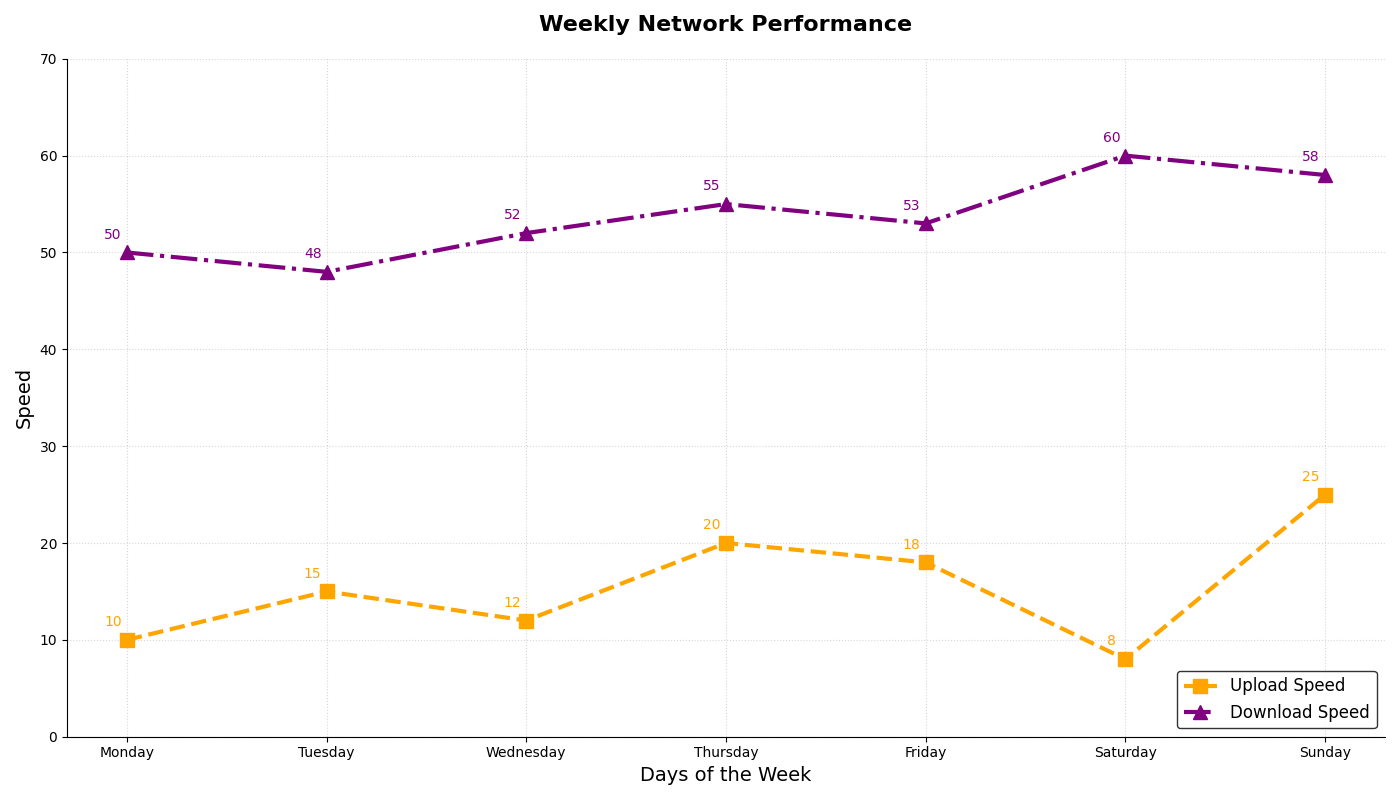

Write Python code to recreate this figure.
import matplotlib.pyplot as plt
import numpy as np

days = ['Monday', 'Tuesday', 'Wednesday', 'Thursday', 'Friday', 'Saturday', 'Sunday']
avg_upload_speeds = [10, 15, 12, 20, 18, 8, 25]
avg_download_speeds = [50, 48, 52, 55, 53, 60, 58]

plt.figure(figsize=(14, 8))

# Plot upload speeds
plt.plot(days, avg_upload_speeds, marker='s', linestyle='--', color='orange', linewidth=3, markersize=10, label='Upload Speed')

# Annotate upload speeds
for i, speed in enumerate(avg_upload_speeds):
    plt.annotate(f'{speed}', (days[i], speed), textcoords="offset points", xytext=(-10, 10), ha='center', color='orange')

# Plot download speeds
plt.plot(days, avg_download_speeds, marker='^', linestyle='-.', color='purple', linewidth=3, markersize=10, label='Download Speed')

# Annotate download speeds
for i, speed in enumerate(avg_download_speeds):
    plt.annotate(f'{speed}', (days[i], speed), textcoords="offset points", xytext=(-10, 10), ha='center', color='purple')

plt.title('Weekly Network Performance', fontsize=16, fontweight='bold', pad=20)
plt.xlabel('Days of the Week', fontsize=14)
plt.ylabel('Speed', fontsize=14)
plt.grid(True, linestyle=':', alpha=0.5)
plt.gca().spines['top'].set_color('none')
plt.gca().spines['right'].set_color('none')
plt.ylim(0, 70)
plt.legend(loc='lower right', fontsize=12, edgecolor='black')

plt.tight_layout()
plt.show()
